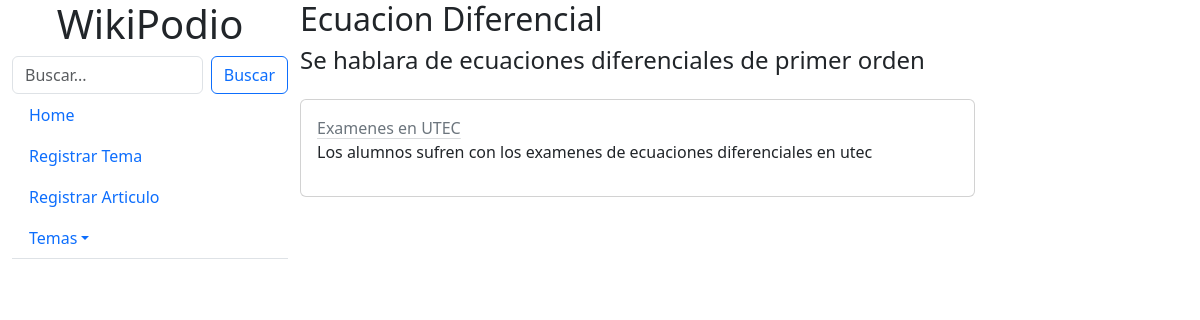
/vistaTema/7, run on the app's committed database.
### wikiApp/models.py (models this page shows)
class tema(models.Model):
    nombreTema = models.CharField(max_length=128, null=True, blank=True)
    descripcionTema = models.CharField(max_length=512, null=True, blank=True)

class articulo(models.Model):
    tituloArticulo = models.CharField(max_length=128, null=True, blank=True)
    contenidoArticulo = models.CharField(max_length=1024, null=True, blank=True)
    temaRelacionado = models.ForeignKey(tema, null=True, blank=True, on_delete=models.CASCADE)

### wikiApp/views.py (the view, shortened to what this page needs)
# urls.py: path('vistaTema/<str:idTema>', views.vistaTema, name="vistaTema"),
def vistaTema(request, idTema):
    listaTema = tema.objects.all().order_by('id')
    objTema = tema.objects.get(id = idTema)
    listaArticulo = objTema.articulo_set.all()
    busqueda = request.GET.get("buscar")
    return render(request, 'vistaTema.html', {
        'listaTema': listaTema,
        'objTema': objTema,
        'listaArticulo': listaArticulo
    })

### wikiApp/templates/vistaTema.html (shortened to what this page needs)
{% extends "layout.html" %}
{% block contenido %}
<h2>{{ objTema.nombreTema }}</h2>
<h4>{{ objTema.descripcionTema }}</h4>
{% for articuloInfo in listaArticulo %}
<div class="card w-75 mt-4">
    <div class="card-body">
        <a class="link-secondary link-offset-2 link-underline-opacity-25 link-underline-opacity-100-hover"
            href="{% url 'wikiApp:vistaArticulo' articuloInfo.id %}">{{ articuloInfo.tituloArticulo }}</a>
        <p>{{articuloInfo.contenidoArticulo}}</p>
    </div>
</div>
{% endfor %}
{% endblock %}

### data on the page
tema: descripcionTema "Se hablara de ecuaciones diferenciales de primer orden"
articulo: tituloArticulo "Examenes en UTEC", contenidoArticulo "Los alumnos sufren con los examenes de ecuaciones diferenciales en utec"
